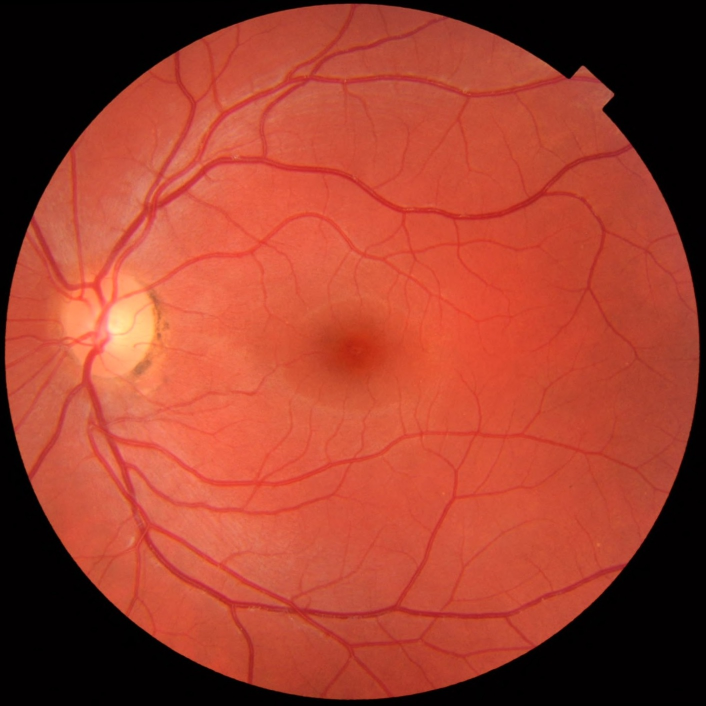
#> input picture skimage.data.retina(), 1411 x 1411 px (shown at 1/2 size)
$ python lab2.py
#> lines starting #> are read from the running program, lines starting #| are printed output that depends on the picture
#!/usr/bin/env python3
# -*- coding: utf-8 -*-
"""
Created on Fri Feb 18 12:45:04 2022

@author: codefrom0
"""


import matplotlib.pyplot as plt
import numpy as np
from skimage import data

im = data.retina()
#> im is the input picture: shape (1411, 1411, 3); mean R, G, B 159.4, 63.5, 46.1

#Build the greyscale images of the RGB channels

imR = im[:,:,0]
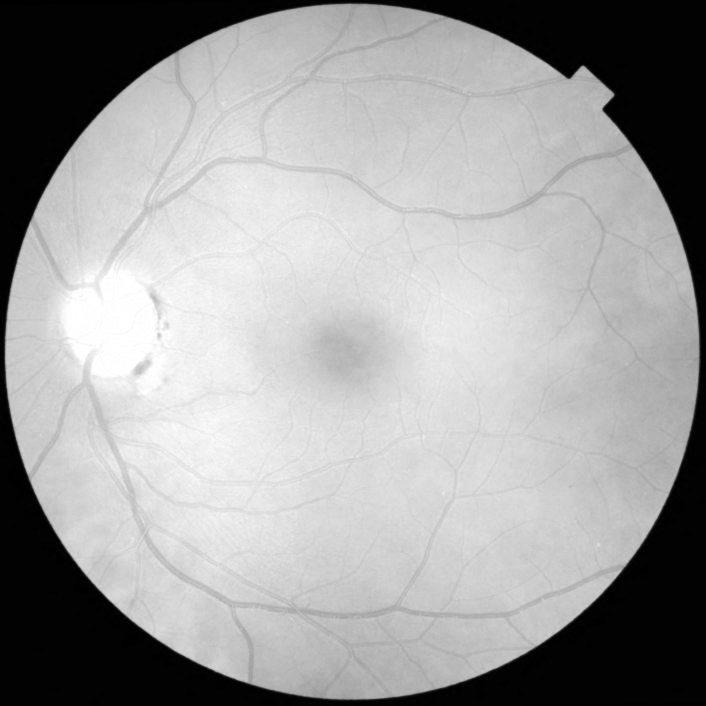
#> imR: shape (1411, 1411) (shown at 1/2 size); min 0, max 255, mean 159.4
imG = im[:,:,1]
imB = im[:,:,2]

#Build each channel of RGB
zeros = np.zeros((1411,1411,3),dtype='uint8')

imRR = zeros.copy()
imRR[:,:,0]=imR
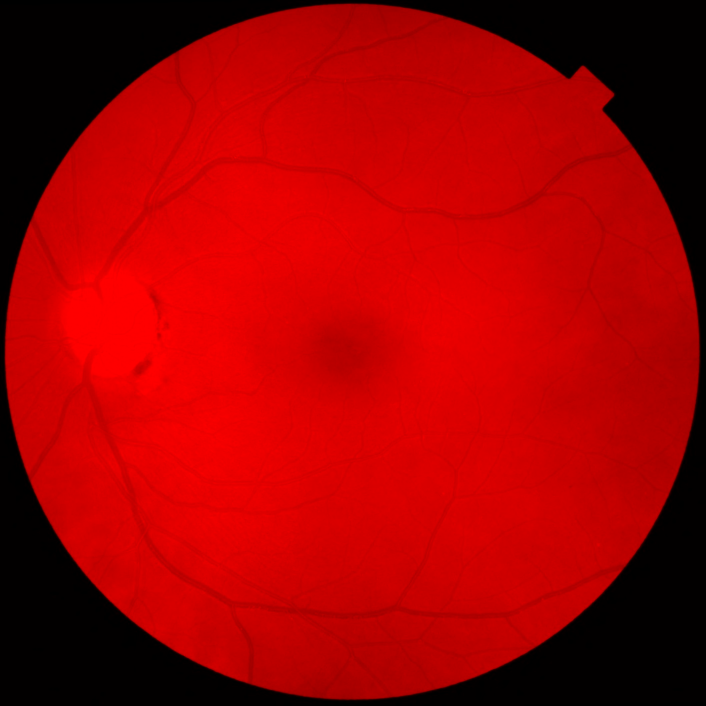
#> imRR: shape (1411, 1411, 3) (shown at 1/2 size); mean of channels 0, 1, 2 159.4, 0, 0; drawn as R, G, B

imGG = zeros.copy()
imGG[:,:,1]=imG
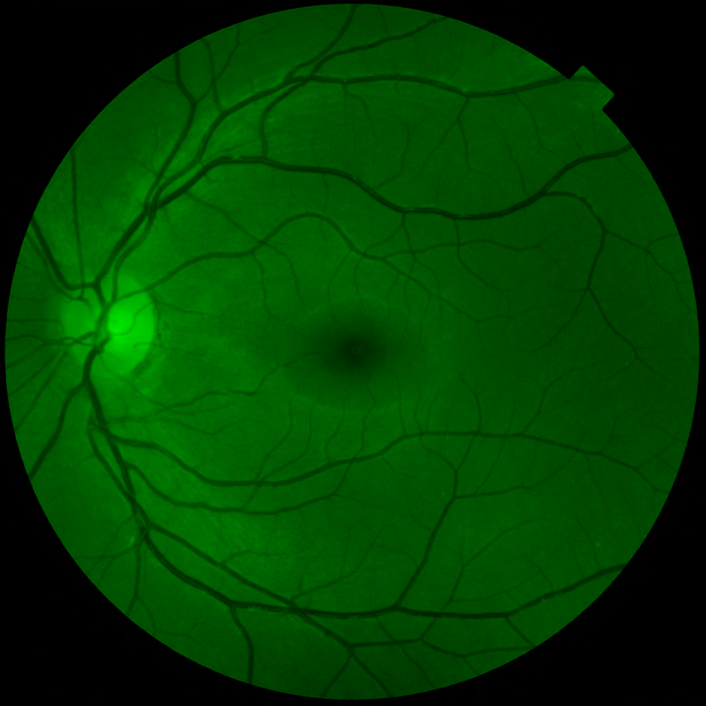
#> imGG: shape (1411, 1411, 3) (shown at 1/2 size); mean of channels 0, 1, 2 0, 63.5, 0; drawn as R, G, B

imBB = zeros.copy()
imBB[:,:,2]=imB
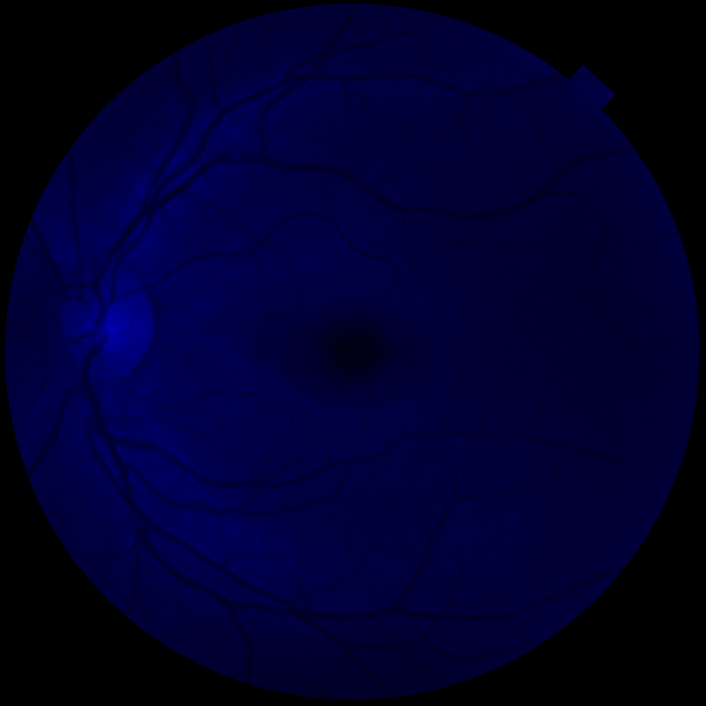
#> imBB: shape (1411, 1411, 3) (shown at 1/2 size); mean of channels 0, 1, 2 0, 0, 46.1; drawn as R, G, B


#Plotting each image
plt.figure()

plt.subplot(2,3,1)
plt.imshow(imR,cmap='gray')

plt.subplot(2,3,2)
plt.imshow(imG,cmap='gray')

plt.subplot(2,3,3)
plt.imshow(imB,cmap='gray')

plt.subplot(2,3,4)
plt.imshow(imRR)

plt.subplot(2,3,5)
plt.imshow(imGG)

plt.subplot(2,3,6)
plt.imshow(imBB)

plt.tight_layout()


"RGB average"

im = plt.imread('strawberrie.jpeg')
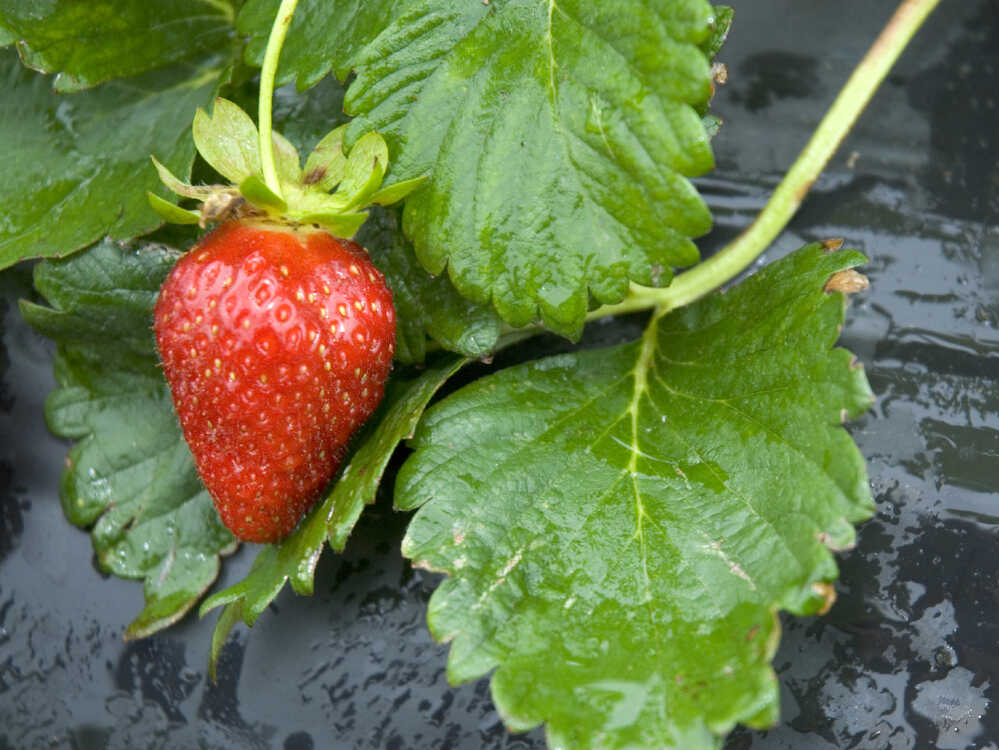
#> input picture ImageProcessingPython/Practica2/strawberrie.jpeg, 999 x 750 px
#> im is the input picture: shape (750, 999, 3); mean R, G, B 104.9, 120.3, 74
imR = im[:,:,0]
#> imR: shape (750, 999)
imG = im[:,:,1]
#> imG: shape (750, 999)
imB = im[:,:,2]
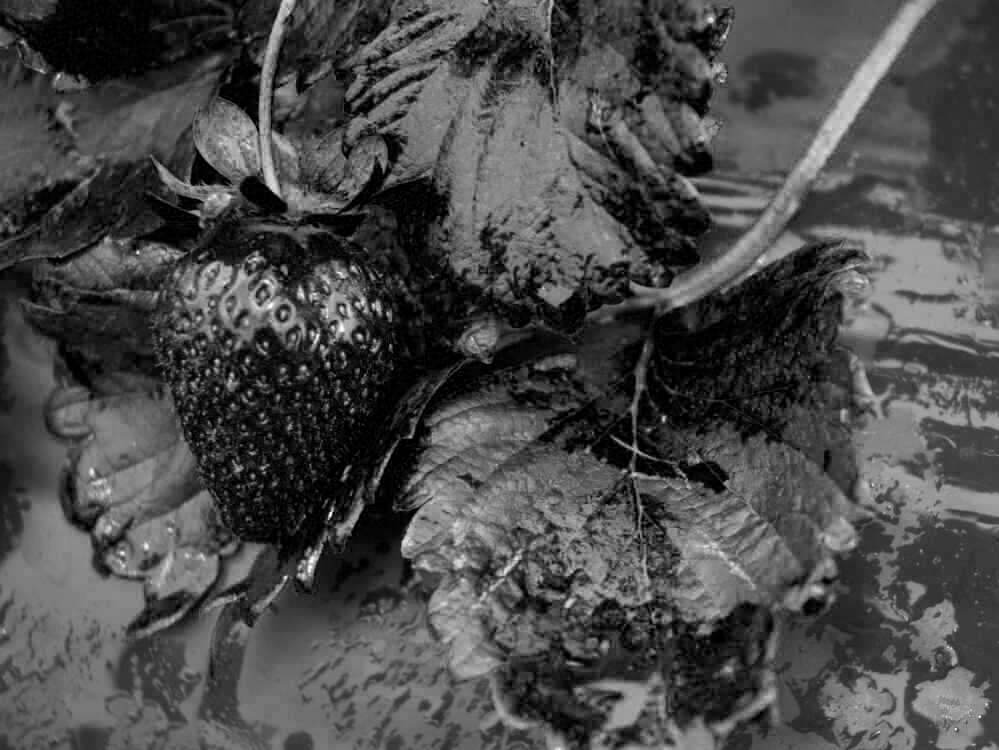
#> imB: shape (750, 999); min 0, max 255, mean 74

im_avg =((1./3.)*imR+(1./3.)*imG+(1./3.)*imB)

plt.figure()
plt.subplot(1,2,1)
plt.imshow(im_avg,cmap='gray')
plt.title('Simple average M=0.333*(R+G+B)')
plt.axis('off')

"Weighted average L=0.299*R+0.587*G+0.114*B"

im_L = ((0.299)*imR+(0.587)*imG+(0.114)*imB)
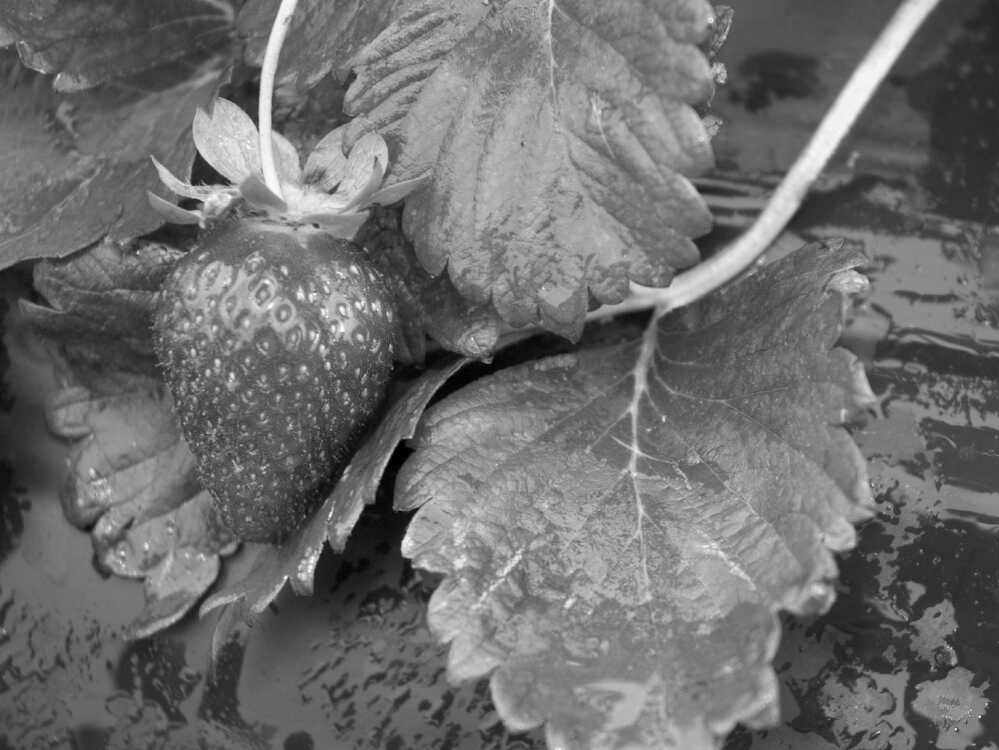
#> im_L: shape (750, 999) float64; min 0, max 254.4, mean 110.4

plt.subplot(1,2,2)
plt.imshow(im_L,cmap='gray')
plt.title('Weighted average L=0.299*R+0.587*G+0.114*B')
plt.axis('off')

"Weighted average with different colour maps"
plt.figure()

plt.subplot(1,3,1)
plt.imshow(im_L,cmap='magma')

plt.subplot(1,3,2)
plt.imshow(im_L,cmap='inferno')

plt.subplot(1,3,3)
plt.imshow(im_L,cmap='plasma')
